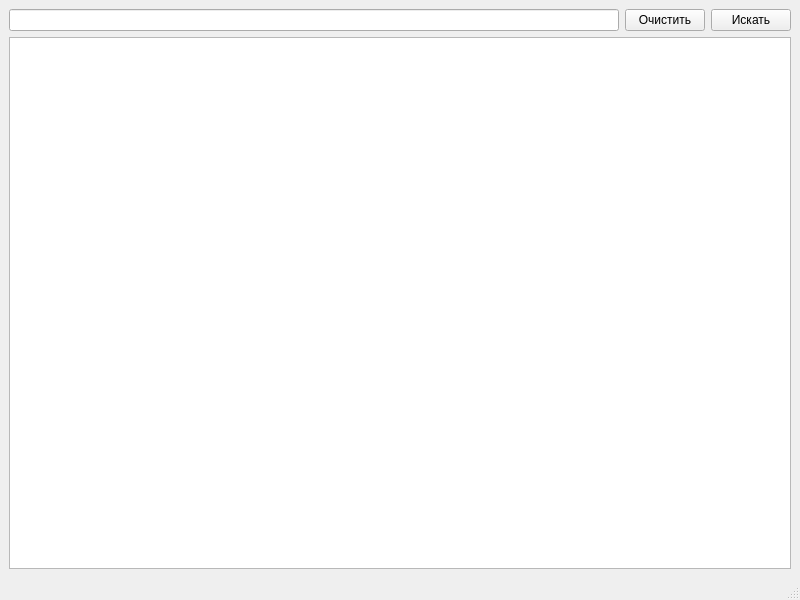
<?xml version="1.0" encoding="UTF-8"?>
<ui version="4.0">
 <class>MainWindow</class>
 <widget class="QMainWindow" name="MainWindow">
  <property name="geometry">
   <rect>
    <x>0</x>
    <y>0</y>
    <width>800</width>
    <height>600</height>
   </rect>
  </property>
  <property name="windowTitle">
   <string>MainWindow</string>
  </property>
  <widget class="QWidget" name="centralwidget">
   <layout class="QVBoxLayout" name="verticalLayout">
    <item>
     <layout class="QHBoxLayout" name="horizontalLayout">
      <item>
       <widget class="QLineEdit" name="editSearch">
        <property name="text">
         <string/>
        </property>
       </widget>
      </item>
      <item>
       <widget class="QPushButton" name="buttonClear">
        <property name="text">
         <string>Очистить</string>
        </property>
       </widget>
      </item>
      <item>
       <widget class="QPushButton" name="buttonFind">
        <property name="text">
         <string>Искать</string>
        </property>
       </widget>
      </item>
     </layout>
    </item>
    <item>
     <widget class="QTextBrowser" name="textBrowser"/>
    </item>
   </layout>
  </widget>
  <widget class="QMenuBar" name="menubar">
   <property name="geometry">
    <rect>
     <x>0</x>
     <y>0</y>
     <width>800</width>
     <height>26</height>
    </rect>
   </property>
  </widget>
  <widget class="QStatusBar" name="statusbar"/>
 </widget>
 <resources/>
 <connections>
  <connection>
   <sender>buttonFind</sender>
   <signal>clicked()</signal>
   <receiver>MainWindow</receiver>
   <slot>findCars()</slot>
   <hints>
    <hint type="sourcelabel">
     <x>748</x>
     <y>54</y>
    </hint>
    <hint type="destinationlabel">
     <x>642</x>
     <y>32</y>
    </hint>
   </hints>
  </connection>
  <connection>
   <sender>buttonClear</sender>
   <signal>clicked()</signal>
   <receiver>textBrowser</receiver>
   <slot>clear()</slot>
   <hints>
    <hint type="sourcelabel">
     <x>652</x>
     <y>60</y>
    </hint>
    <hint type="destinationlabel">
     <x>607</x>
     <y>108</y>
    </hint>
   </hints>
  </connection>
 </connections>
 <slots>
  <slot>findCars()</slot>
 </slots>
</ui>
